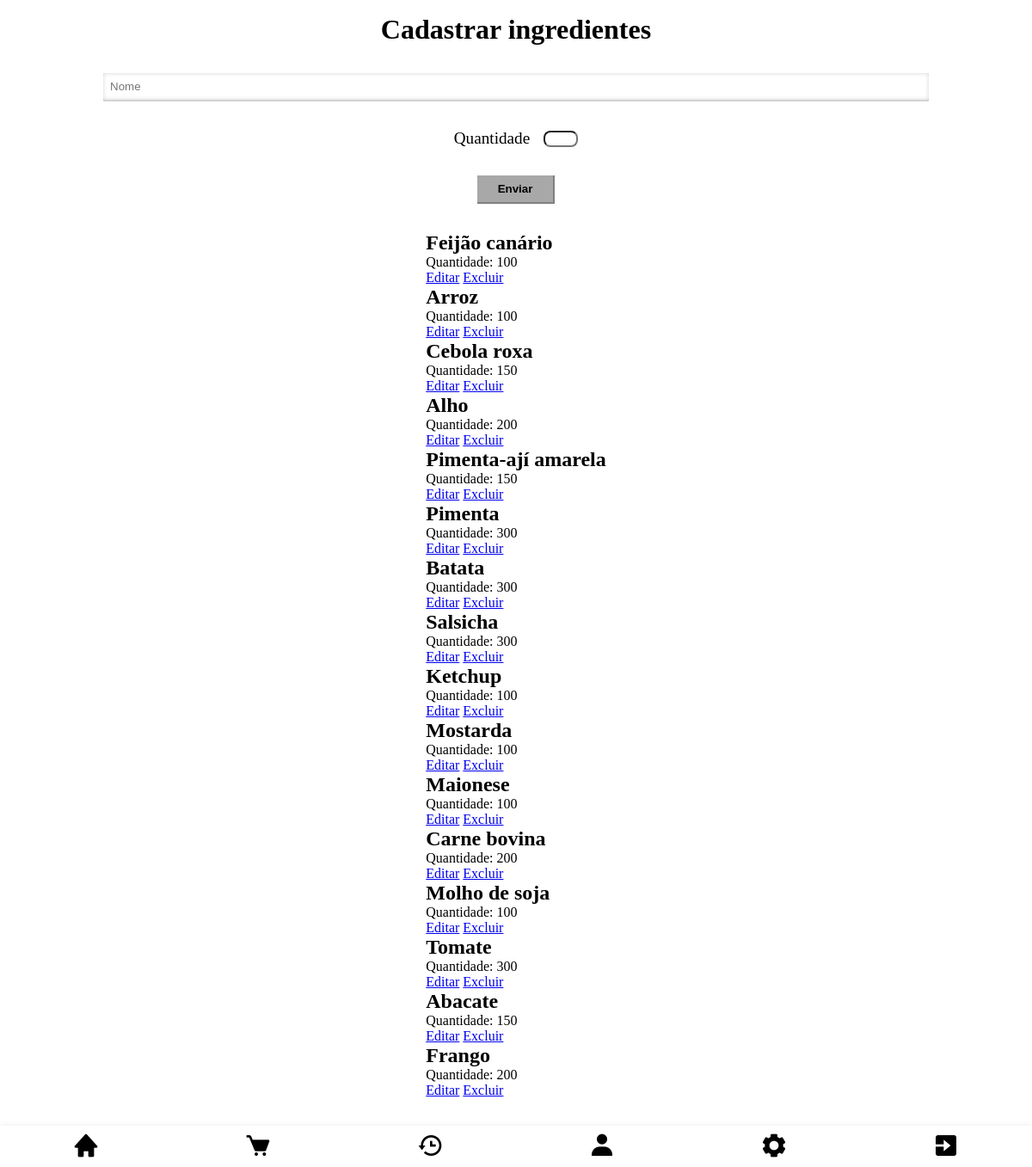
Page /ingredients.php (signed in) on the earlier database version.
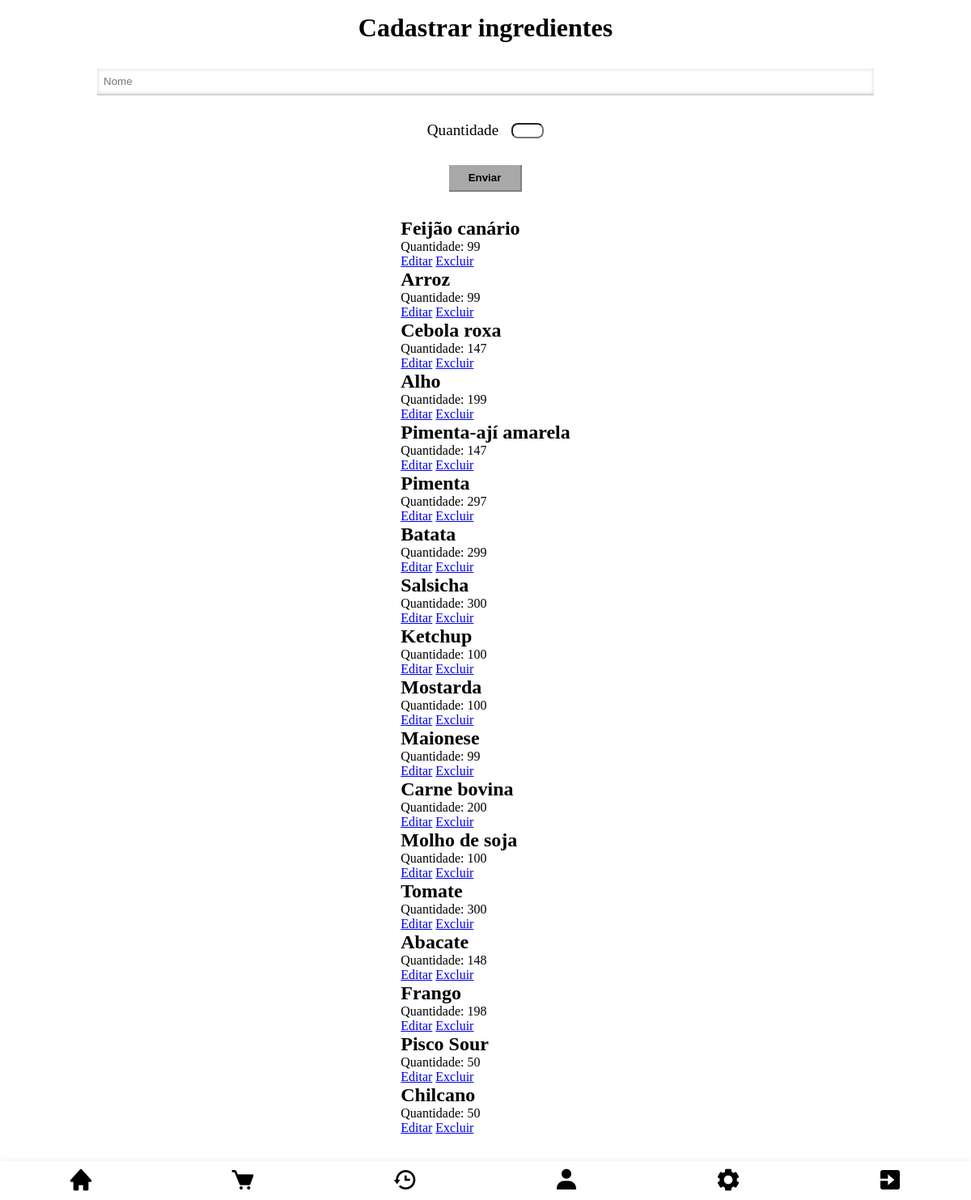
Same page on the later database version.
### tables this page shows
CREATE TABLE `ingredients` (
  `id` int(11) NOT NULL,
  `name` varchar(50) NOT NULL,
  `quantity` int(11) NOT NULL,
  `created_at` datetime DEFAULT current_timestamp()
);

### utils/Database.php (called while the page is built, shortened)
<?php
class Database {
    private static $conn = null;
    public static function getConnection() {
        if (self::$conn === null) {
            self::$conn = new \PDO(
                "mysql:host=localhost;dbname=lanchonete",
                'root',
                ''
            );
        }
        return self::$conn;
    }
    public static function selectAll($table) {
        $conn = self::getConnection();
        $stmt = $conn->query("SELECT * FROM $table");
        return $stmt->fetchAll();
    }
}
?>

### ingredients.php (the view, shortened to what this page needs)
<?php
    include('header.php');
    require_once('utils/Database.php');
?>
<?php
    $ingredients = Database::selectAll("ingredients");
?>
<form class="center" method="POST">
        <h1>Cadastrar ingredientes</h1>
        <input class="input" type="text" name="name" placeholder="Nome" required>
        <div class="inputGroup">
            <label class="lbl" for="qty">Quantidade</label>
            <input class="quantityInput" type="number" name="qty"id="qty" required>
        </div>
        <button class="inputBtn">Enviar</button>
        <div class="ingredientslist">
            <?php if($ingredients) {
                foreach($ingredients as $ingredient) { ?>
                <div class="ingredient">
                    <h2><?= $ingredient['name'] ?></h2>
                    <p>Quantidade: <?= $ingredient['quantity'] ?></p>
                    <a href="editIngredient.php?id=<?= $ingredient['id'] ?>">Editar</a>
                    <a href="ingredients.php?delete=<?= $ingredient['id'] ?>">Excluir</a>
                </div>
            <?php } } ?>
        </div>
    </div>
<?php include('footer.php'); ?>

Differences in the rows shown:
changed ingredients "Feijão canário": quantity "100" → "99"
changed ingredients "Arroz": quantity "100" → "99"
changed ingredients "Cebola roxa": quantity "150" → "147"
changed ingredients "Alho": quantity "200" → "199"
changed ingredients "Pimenta-ají amarela": quantity "150" → "147"
changed ingredients "Pimenta": quantity "300" → "297"
changed ingredients "Batata": quantity "300" → "299"
changed ingredients "Maionese": quantity "100" → "99"
changed ingredients "Abacate": quantity "150" → "148"
changed ingredients "Frango": quantity "200" → "198"
added ingredients: name "Pisco Sour", quantity "50"
added ingredients: name "Chilcano", quantity "50"
